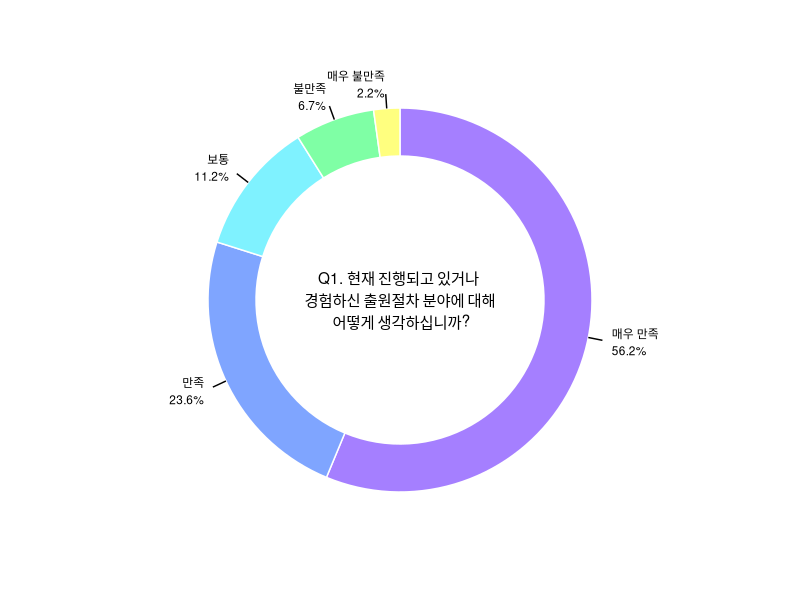
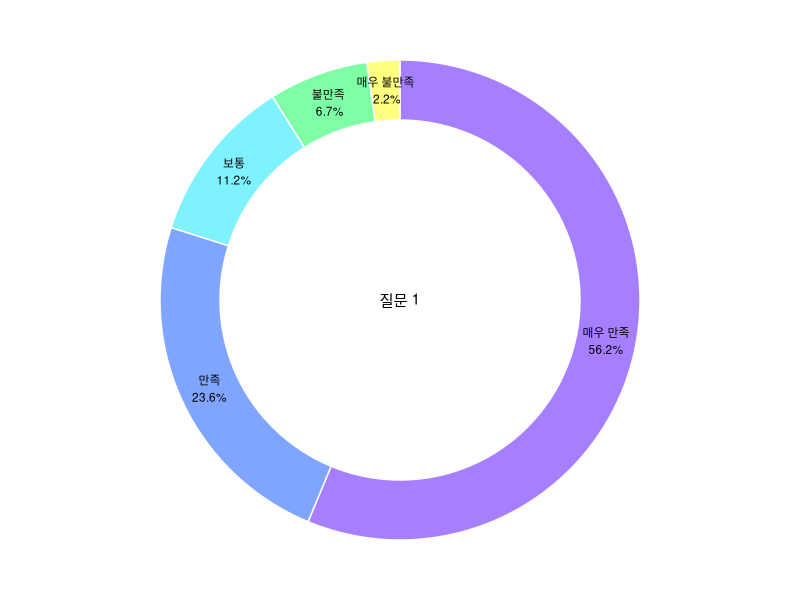

These figures' R source, in order: (Note: this script raises an error after producing the figures.)
# ----------------------------------------------------
# title: freqt_plot() 
# description: Printing Frequency Table of Data Frame
# usage: freqt(df, sep = "\t")
# arguments: df = data frame, sep = seperator 

# author : Bohak Maeng
# creation date : 2018.07.14
# last save date : 2018.07.21
# ----------------------------------------------------

# 인수 : 
# label : 라벨
# count : 빈도 수
# title : 타이틀(원 가운데 위치)
# label.position : 1=원밖(default), 0=원안
# orfer : 1=original, 2=reverse order, 3=descending order by count size

freqt_plot <- function(label, count, title = NULL, label.position = 1, 
                       label.size = 3, order = 1) {

  # ggplot2
  library(ggplot2)
  if (!"package:ggplot2" %in% search()) {
    stop('The package ggplot2 was not loaded')
  }

  # check length(count) == length(label)
  if (!length(count) == length(label)) {
    stop("The length of count is not equal to the length of label")
  }
  
  title <- gsub("(.{16})", "\\1\n", title)  # 16글자마다 줄바꿈
  
  if (label.position != 0) label.position = 1
  
  df <- data.frame(label, count)
  
  if (order == 2) {
    df <- df[rev(rownames(df)),]  # reverse order (2)
  } else if (order == 3) {
    df <- df[order(-df$count),]  # descending order by count size (3)
  }

  df$prop <- round(df$count/sum(df$count)*100, 1) # 구성비율
  df$ymin <- cumsum(df$prop) - df$prop   # 시작위치, 이전 최대값
  df$ymax <- cumsum(df$prop)             # 종료위치, 누적 합계값
  df$ypos <- df$ymin + df$prop/2         # 라벨위치, 중간위치
  df$hjust <- ifelse(df$ypos < 50, 0, 1)    # 라벨정렬, 0-왼쪽정렬, 1-오른쪽 정렬
  
  blank_theme <- theme_gray(base_size = 12) +
    theme(
      axis.title = element_blank(),
      axis.text = element_blank(),
      axis.ticks = element_blank(),
      axis.ticks.length=unit(0,"cm"),
      panel.background = element_blank(),
      panel.border = element_blank(),
      panel.grid = element_blank(),
      plot.margin=unit(c(0,0,0,0),"lines"),
      complete=TRUE
    )
  
  fillcolor <- topo.colors(nrow(df))  # 갯수 만큼 색 자동 출력
  
  p <- ggplot(df) +
    geom_rect(aes(xmin=3, xmax=4, ymin=ymin, ymax=ymax),
              fill=fillcolor, colour="white", alpha=0.5) +
    coord_polar(theta = "y") +     # 막대 그래프를 둥글게 -> pie 차트
    xlim(0, 4+label.position) +    # x축은 0 ~ 4, 막대는 xmin 3 ~ xmax 4, label.position
    blank_theme
  
  showlabel <- paste0(df$label, "\n", format(df$prop, nsmall=1), "%")  # 라벨 모양 꾸미기
  
  if(label.position == 1) {
    p + geom_text(aes(label=showlabel, x=4.5, y=ypos, hjust=hjust), size=label.size) +
      geom_segment(aes(x=4, xend=4.3, y=ypos, yend=ypos)) +
      annotate("text", x = 0, y = 0, label = title)
  } else {
    p + geom_text(aes(label=showlabel, x=3.5, y=ypos), size=label.size) +
      annotate("text", x = 0, y = 0, label = title)
  }
    
}



### 테스트
label=c("매우 만족","만족","보통","불만족","매우 불만족")
count=c(50,21,10,6,2)
title <- "Q1. 현재 진행되고 있거나 경험하신 출원절차 분야에 대해 어떻게 생각하십니까?"

freqt_plot(label, count, title = title, order=4)
freqt_plot(label, count, title = "질문 1", label.position = 0, label.size = 3)

#==========
# test

library(readxl)

# 테스트 데이터 불러오기
df <- read_excel("RawData.xlsx", sheet = "업무효능감")

xc <- df$class  # chr data type
x1 <- df$v1  # no missing, num data type
x8 <- df$v8  # missing, num data type 


values <- c(1:5)
valuenames <- c("매우 부정", "약간 부정", "보통", "약간 긍정", "매우 긍정")

t1 <- freqt(x8)
t2 <- freqt(x8, sep=",")
t3 <- freqt(x8, values, valuenames)
t4 <- freqt(x8, values, valuenames, sep=",")
t5 <- freqt(xc)


label <- t5$State
count <- t5$Frequency
end <- which(label=="Total")-1
label <- label[1:end]
count <- count[1:end]
label
count

title <- "Q1. 현재 진행되고 있거나 경험하신 분야에 대해 만족하십니까?"

freqt_plot(label, count, title = title, order=1)
freqt_plot(label, count, title = title, order=2)
freqt_plot(label, count, title = title, label.position=0, order=3)


